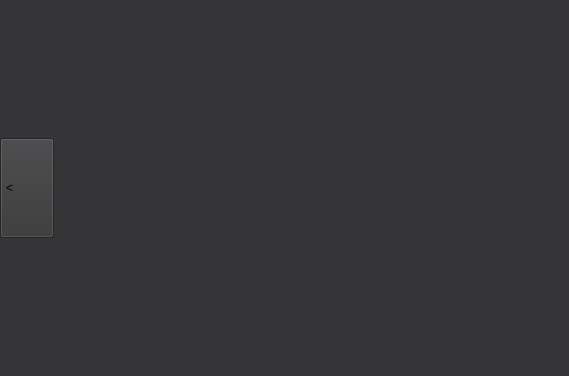
<?xml version="1.0" encoding="UTF-8"?>
<ui version="4.0">
 <class>ProductView</class>
 <widget class="QWidget" name="ProductView">
  <property name="geometry">
   <rect>
    <x>0</x>
    <y>0</y>
    <width>569</width>
    <height>376</height>
   </rect>
  </property>
  <layout class="QGridLayout" name="gridLayout">
   <property name="leftMargin">
    <number>0</number>
   </property>
   <property name="topMargin">
    <number>0</number>
   </property>
   <property name="rightMargin">
    <number>0</number>
   </property>
   <property name="bottomMargin">
    <number>0</number>
   </property>
   <item row="0" column="0">
    <widget class="AnimatedStackedWidget" name="stackedWidget">
     <property name="currentIndex">
      <number>2</number>
     </property>
     <widget class="QWidget" name="dataPage">
      <layout class="QGridLayout" name="gridLayout_5">
       <property name="leftMargin">
        <number>0</number>
       </property>
       <property name="topMargin">
        <number>0</number>
       </property>
       <property name="rightMargin">
        <number>0</number>
       </property>
       <property name="bottomMargin">
        <number>0</number>
       </property>
       <item row="0" column="0">
        <widget class="QWidget" name="widget_4" native="true">
         <property name="styleSheet">
          <string notr="true">background-color: rgb(53, 53, 55);</string>
         </property>
         <layout class="QGridLayout" name="gridLayout_6">
          <property name="leftMargin">
           <number>0</number>
          </property>
          <property name="topMargin">
           <number>0</number>
          </property>
          <property name="rightMargin">
           <number>0</number>
          </property>
          <property name="bottomMargin">
           <number>0</number>
          </property>
          <item row="0" column="0">
           <widget class="QLabel" name="label">
            <property name="text">
             <string>&lt;html&gt;&lt;head/&gt;&lt;body&gt;&lt;p&gt;&lt;img src=&quot;:/virtaus/images/resources/no_thumbnail.svg&quot;/&gt;&lt;/p&gt;&lt;/body&gt;&lt;/html&gt;</string>
            </property>
            <property name="alignment">
             <set>Qt::AlignCenter</set>
            </property>
           </widget>
          </item>
          <item row="0" column="1">
           <widget class="QPushButton" name="productListButton">
            <property name="sizePolicy">
             <sizepolicy hsizetype="Maximum" vsizetype="Fixed">
              <horstretch>0</horstretch>
              <verstretch>0</verstretch>
             </sizepolicy>
            </property>
            <property name="minimumSize">
             <size>
              <width>52</width>
              <height>100</height>
             </size>
            </property>
            <property name="styleSheet">
             <string notr="true">#productListButton {
	border-image: url(:/virtaus/images/resources/buttons/half_button_left.png);
	text-align: right;
	padding-right: 5px;
}

#productListButton:hover {
	border-image: url(:/virtaus/images/resources/buttons/half_button_hover_left.png);
	text-align: right;
	padding-right: 5px;
}

#productListButton:pressed {
	border-image: url(:/virtaus/images/resources/buttons/half_button_pressed_left.png);
	text-align: right;
	padding-right: 5px;
}</string>
            </property>
            <property name="text">
             <string>&gt;</string>
            </property>
           </widget>
          </item>
         </layout>
        </widget>
       </item>
      </layout>
     </widget>
     <widget class="QWidget" name="listPage">
      <layout class="QGridLayout" name="gridLayout_4">
       <property name="leftMargin">
        <number>0</number>
       </property>
       <property name="topMargin">
        <number>0</number>
       </property>
       <property name="rightMargin">
        <number>0</number>
       </property>
       <property name="bottomMargin">
        <number>0</number>
       </property>
       <item row="0" column="0">
        <widget class="AnimatedStackedWidget" name="productsStack">
         <widget class="QWidget" name="page">
          <layout class="QGridLayout" name="gridLayout_7">
           <property name="leftMargin">
            <number>0</number>
           </property>
           <property name="topMargin">
            <number>0</number>
           </property>
           <property name="rightMargin">
            <number>0</number>
           </property>
           <property name="bottomMargin">
            <number>0</number>
           </property>
           <item row="0" column="0">
            <widget class="QWidget" name="widget" native="true">
             <property name="styleSheet">
              <string notr="true">QWidget {
	background-color:  rgb(53, 53, 55);
}</string>
             </property>
             <layout class="QGridLayout" name="gridLayout_8">
              <property name="leftMargin">
               <number>0</number>
              </property>
              <property name="topMargin">
               <number>0</number>
              </property>
              <property name="rightMargin">
               <number>0</number>
              </property>
              <property name="bottomMargin">
               <number>0</number>
              </property>
              <item row="0" column="0">
               <widget class="QPushButton" name="collectionDataButton">
                <property name="sizePolicy">
                 <sizepolicy hsizetype="Maximum" vsizetype="Fixed">
                  <horstretch>0</horstretch>
                  <verstretch>0</verstretch>
                 </sizepolicy>
                </property>
                <property name="minimumSize">
                 <size>
                  <width>52</width>
                  <height>100</height>
                 </size>
                </property>
                <property name="styleSheet">
                 <string notr="true">#collectionDataButton {
	border-image: url(:/virtaus/images/resources/buttons/half_button_right.png);
	text-align: left;
	padding-left: 5px;
}

#collectionDataButton:hover {
	border-image: url(:/virtaus/images/resources/buttons/half_button_hover_right.png);
	text-align: left;
	padding-left: 5px;
}

#collectionDataButton:pressed {
	border-image: url(:/virtaus/images/resources/buttons/half_button_pressed_right.png);
	text-align: left;
	padding-left: 5px;
}</string>
                </property>
                <property name="icon">
                 <iconset resource="../resources.qrc">
                  <normaloff>:/virtaus/images/resources/info.svg</normaloff>:/virtaus/images/resources/info.svg</iconset>
                </property>
                <property name="iconSize">
                 <size>
                  <width>24</width>
                  <height>24</height>
                 </size>
                </property>
               </widget>
              </item>
              <item row="0" column="1">
               <widget class="QWidget" name="widget_3" native="true"/>
              </item>
              <item row="0" column="2">
               <widget class="QPushButton" name="diagramViewButton">
                <property name="sizePolicy">
                 <sizepolicy hsizetype="Fixed" vsizetype="Fixed">
                  <horstretch>0</horstretch>
                  <verstretch>0</verstretch>
                 </sizepolicy>
                </property>
                <property name="minimumSize">
                 <size>
                  <width>52</width>
                  <height>100</height>
                 </size>
                </property>
                <property name="statusTip">
                 <string>View diagram</string>
                </property>
                <property name="styleSheet">
                 <string notr="true">#diagramViewButton {
	border-image: url(:/virtaus/images/resources/buttons/half_button_left.png);
	text-align: right;
	padding-right: 5px;
}

#diagramViewButton:hover {
	border-image: url(:/virtaus/images/resources/buttons/half_button_hover_left.png);
	text-align: right;
	padding-right: 5px;
}

#diagramViewButton:pressed {
	border-image: url(:/virtaus/images/resources/buttons/half_button_pressed_left.png);
	text-align: right;
	padding-right: 5px;
}</string>
                </property>
                <property name="icon">
                 <iconset resource="../resources.qrc">
                  <normaloff>:/virtaus/images/resources/grid.svg</normaloff>:/virtaus/images/resources/grid.svg</iconset>
                </property>
                <property name="iconSize">
                 <size>
                  <width>24</width>
                  <height>24</height>
                 </size>
                </property>
               </widget>
              </item>
             </layout>
            </widget>
           </item>
          </layout>
         </widget>
         <widget class="QWidget" name="page_2"/>
        </widget>
       </item>
      </layout>
     </widget>
     <widget class="QWidget" name="diagramPage">
      <layout class="QGridLayout" name="gridLayout_3">
       <property name="leftMargin">
        <number>0</number>
       </property>
       <property name="topMargin">
        <number>0</number>
       </property>
       <property name="rightMargin">
        <number>0</number>
       </property>
       <property name="bottomMargin">
        <number>0</number>
       </property>
       <property name="horizontalSpacing">
        <number>0</number>
       </property>
       <item row="0" column="1">
        <widget class="QScrollArea" name="scrollArea">
         <property name="styleSheet">
          <string notr="true">background-color:  rgb(53, 53, 55);</string>
         </property>
         <property name="frameShape">
          <enum>QFrame::NoFrame</enum>
         </property>
         <property name="horizontalScrollBarPolicy">
          <enum>Qt::ScrollBarAlwaysOff</enum>
         </property>
         <property name="widgetResizable">
          <bool>true</bool>
         </property>
         <property name="alignment">
          <set>Qt::AlignHCenter|Qt::AlignTop</set>
         </property>
         <widget class="QWidget" name="scrollAreaWidgetContents">
          <property name="geometry">
           <rect>
            <x>0</x>
            <y>0</y>
            <width>510</width>
            <height>376</height>
           </rect>
          </property>
          <layout class="QGridLayout" name="gridLayout_2">
           <property name="leftMargin">
            <number>0</number>
           </property>
           <property name="topMargin">
            <number>0</number>
           </property>
           <property name="rightMargin">
            <number>0</number>
           </property>
           <property name="bottomMargin">
            <number>0</number>
           </property>
           <item row="0" column="0">
            <widget class="DiagramView" name="diagramView" native="true"/>
           </item>
          </layout>
         </widget>
        </widget>
       </item>
       <item row="0" column="0">
        <widget class="QWidget" name="widget_2" native="true">
         <property name="styleSheet">
          <string notr="true">background-color:  rgb(53, 53, 55);</string>
         </property>
         <layout class="QGridLayout" name="gridLayout_9">
          <property name="leftMargin">
           <number>0</number>
          </property>
          <property name="topMargin">
           <number>0</number>
          </property>
          <property name="rightMargin">
           <number>5</number>
          </property>
          <property name="bottomMargin">
           <number>0</number>
          </property>
          <item row="0" column="0">
           <widget class="QPushButton" name="productListButton2">
            <property name="minimumSize">
             <size>
              <width>54</width>
              <height>100</height>
             </size>
            </property>
            <property name="styleSheet">
             <string notr="true">#productListButton2 {
	border-image: url(:/virtaus/images/resources/buttons/half_button_right.png);
	text-align: left;
	padding-left: 5px;
}

#productListButton2:hover {
	border-image: url(:/virtaus/images/resources/buttons/half_button_hover_right.png);
	text-align: left;
	padding-left: 5px;
}

#productListButton2:pressed {
	border-image: url(:/virtaus/images/resources/buttons/half_button_pressed_right.png);
	text-align: left;
	padding-left: 5px;
}</string>
            </property>
            <property name="text">
             <string>&lt;</string>
            </property>
           </widget>
          </item>
         </layout>
        </widget>
       </item>
      </layout>
     </widget>
    </widget>
   </item>
  </layout>
 </widget>
 <customwidgets>
  <customwidget>
   <class>AnimatedStackedWidget</class>
   <extends>QStackedWidget</extends>
   <header>widgets/animated-stacked-widget.h</header>
   <container>1</container>
  </customwidget>
  <customwidget>
   <class>DiagramView</class>
   <extends>QWidget</extends>
   <header>diagram/diagram-view.h</header>
   <container>1</container>
  </customwidget>
 </customwidgets>
 <resources>
  <include location="../resources.qrc"/>
 </resources>
 <connections>
  <connection>
   <sender>diagramViewButton</sender>
   <signal>clicked()</signal>
   <receiver>ProductView</receiver>
   <slot>show_diagram_view()</slot>
   <hints>
    <hint type="sourcelabel">
     <x>542</x>
     <y>187</y>
    </hint>
    <hint type="destinationlabel">
     <x>284</x>
     <y>187</y>
    </hint>
   </hints>
  </connection>
  <connection>
   <sender>collectionDataButton</sender>
   <signal>clicked()</signal>
   <receiver>ProductView</receiver>
   <slot>show_info_view()</slot>
   <hints>
    <hint type="sourcelabel">
     <x>25</x>
     <y>187</y>
    </hint>
    <hint type="destinationlabel">
     <x>284</x>
     <y>187</y>
    </hint>
   </hints>
  </connection>
  <connection>
   <sender>productListButton</sender>
   <signal>clicked()</signal>
   <receiver>ProductView</receiver>
   <slot>show_product_view()</slot>
   <hints>
    <hint type="sourcelabel">
     <x>542</x>
     <y>187</y>
    </hint>
    <hint type="destinationlabel">
     <x>284</x>
     <y>187</y>
    </hint>
   </hints>
  </connection>
  <connection>
   <sender>productListButton2</sender>
   <signal>clicked()</signal>
   <receiver>ProductView</receiver>
   <slot>show_product_view()</slot>
   <hints>
    <hint type="sourcelabel">
     <x>26</x>
     <y>187</y>
    </hint>
    <hint type="destinationlabel">
     <x>284</x>
     <y>187</y>
    </hint>
   </hints>
  </connection>
 </connections>
 <slots>
  <slot>show_diagram_view()</slot>
  <slot>show_info_view()</slot>
  <slot>show_product_view()</slot>
 </slots>
</ui>
